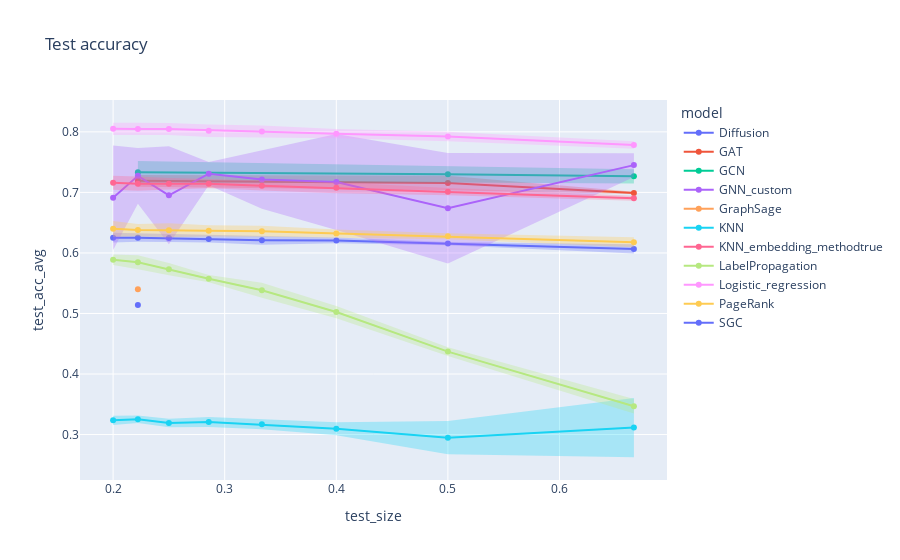

Notebook code for this chart:
### Markdown cell above
`Wikivitals-fr`

### Code cell
# Compute average and standard deviation according to values of k
grouped = df.groupby(['dataset', 'model', 'k', 'train_size', 'test_size'])[['train_acc', 'test_acc']].agg({'train_acc': ['mean', 'std'], 'test_acc': ['mean', 'std']}).reset_index()
grouped.columns = ['dataset', 'model', 'k', 'train_size', 'test_size', 'train_acc_avg', 'train_acc_std', 'test_acc_avg', 'test_acc_std', ]
grouped

# Test split
for error_y_mode in {'band'}:
    fig = line(
        data_frame = grouped[grouped['dataset']=='wikivitals-fr'],
        x = 'test_size',
        y = 'test_acc_avg',
        error_y = 'test_acc_std',
        error_y_mode = error_y_mode,
        color = 'model',
        title = f'Test accuracy',
        markers = '.',
    )
    fig.show()

### Figure 1 — Plotly figure (JSON) as saved in the notebook; plotly's stock layout.template omitted (floating-point values rounded to 4 significant figures)
{"data": [{"fill": "toself", "fillcolor": "rgba(99,110,250,.3)", "hoverinfo": "skip", "legendgroup": "Diffusion", "line": {"color": "rgba(255,255,255,0)"}, "showlegend": false, "type": "scatter", "x": [0.6667, 0.5, 0.4, 0.3333, 0.2857, 0.25, 0.2222, 0.2, 0.2, 0.2222, 0.25, 0.2857, 0.3333, 0.4, 0.5, 0.6667], "xaxis": "x", "y": [0.6142, 0.6182, 0.6254, 0.6279, 0.629, 0.6309, 0.6321, 0.6333, 0.6171, 0.6185, 0.618, 0.6173, 0.6137, 0.6161, 0.6129, 0.599], "yaxis": "y"}, {"hovertemplate": "model=Diffusion<br>test_size=%{x}<br>test_acc_avg=%{y}<extra></extra>", "legendgroup": "Diffusion", "line": {"color": "#636efa", "dash": "solid"}, "marker": {"symbol": "circle"}, "mode": "lines+markers", "name": "Diffusion", "orientation": "v", "showlegend": true, "type": "scatter", "x": [0.6667, 0.5, 0.4, 0.3333, 0.2857, 0.25, 0.2222, 0.2], "xaxis": "x", "y": [0.6066, 0.6155, 0.6207, 0.6208, 0.6231, 0.6245, 0.6253, 0.6252], "yaxis": "y"}, {"fill": "toself", "fillcolor": "rgba(239,85,59,.3)", "hoverinfo": "skip", "legendgroup": "GAT", "line": {"color": "rgba(255,255,255,0)"}, "showlegend": false, "type": "scatter", "x": [0.6667, 0.5, 0.2222, 0.2222, 0.5, 0.6667], "xaxis": "x", "y": [0.7011, 0.7276, 0.7289, 0.7094, 0.7036, 0.6973], "yaxis": "y"}, {"hovertemplate": "model=GAT<br>test_size=%{x}<br>test_acc_avg=%{y}<extra></extra>", "legendgroup": "GAT", "line": {"color": "#EF553B", "dash": "solid"}, "marker": {"symbol": "circle"}, "mode": "lines+markers", "name": "GAT", "orientation": "v", "showlegend": true, "type": "scatter", "x": [0.6667, 0.5, 0.2222], "xaxis": "x", "y": [0.6992, 0.7156, 0.7192], "yaxis": "y"}, {"fill": "toself", "fillcolor": "rgba(0,204,150,.3)", "hoverinfo": "skip", "legendgroup": "GCN", "line": {"color": "rgba(255,255,255,0)"}, "showlegend": false, "type": "scatter", "x": [0.6667, 0.5, 0.2222, 0.2222, 0.5, 0.6667], "xaxis": "x", "y": [0.7384, 0.7433, 0.7519, 0.7147, 0.7164, 0.7148], "yaxis": "y"}, {"hovertemplate": "model=GCN<br>test_size=%{x}<br>test_acc_avg=%{y}<extra></extra>", "legendgroup": "GCN", "line": {"color": "#00cc96", "dash": "solid"}, "marker": {"symbol": "circle"}, "mode": "lines+markers", "name": "GCN", "orientation": "v", "showlegend": true, "type": "scatter", "x": [0.6667, 0.5, 0.2222], "xaxis": "x", "y": [0.7266, 0.7299, 0.7333], "yaxis": "y"}, {"fill": "toself", "fillcolor": "rgba(171,99,250,.3)", "hoverinfo": "skip", "legendgroup": "GNN_custom", "line": {"color": "rgba(255,255,255,0)"}, "showlegend": false, "type": "scatter", "x": [0.6667, 0.5, 0.4, 0.3333, 0.2857, 0.25, 0.2222, 0.2, 0.2, 0.2222, 0.25, 0.2857, 0.3333, 0.4, 0.5, 0.6667], "xaxis": "x", "y": [0.7646, 0.7653, 0.7966, 0.7698, 0.75, 0.7762, 0.7735, 0.7774, 0.605, 0.6811, 0.6143, 0.7116, 0.6729, 0.6381, 0.5826, 0.7255], "yaxis": "y"}, {"hovertemplate": "model=GNN_custom<br>test_size=%{x}<br>test_acc_avg=%{y}<extra></extra>", "legendgroup": "GNN_custom", "line": {"color": "#ab63fa", "dash": "solid"}, "marker": {"symbol": "circle"}, "mode": "lines+markers", "name": "GNN_custom", "orientation": "v", "showlegend": true, "type": "scatter", "x": [0.6667, 0.5, 0.4, 0.3333, 0.2857, 0.25, 0.2222, 0.2], "xaxis": "x", "y": [0.7451, 0.6739, 0.7173, 0.7214, 0.7308, 0.6952, 0.7273, 0.6912], "yaxis": "y"}, {"fill": "toself", "fillcolor": "rgba(255,161,90,.3)", "hoverinfo": "skip", "legendgroup": "GraphSage", "line": {"color": "rgba(255,255,255,0)"}, "showlegend": false, "type": "scatter", "x": [0.2222, 0.2222], "xaxis": "x", "y": [0.5849, 0.4953], "yaxis": "y"}, {"hovertemplate": "model=GraphSage<br>test_size=%{x}<br>test_acc_avg=%{y}<extra></extra>", "legendgroup": "GraphSage", "line": {"color": "#FFA15A", "dash": "solid"}, "marker": {"symbol": "circle"}, "mode": "lines+markers", "name": "GraphSage", "orientation": "v", "showlegend": true, "type": "scatter", "x": [0.2222], "xaxis": "x", "y": [0.5401], "yaxis": "y"}, {"fill": "toself", "fillcolor": "rgba(25,211,243,.3)", "hoverinfo": "skip", "legendgroup": "KNN", "line": {"color": "rgba(255,255,255,0)"}, "showlegend": false, "type": "scatter", "x": [0.6667, 0.5, 0.4, 0.3333, 0.2857, 0.25, 0.2222, 0.2, 0.2, 0.2222, 0.25, 0.2857, 0.3333, 0.4, 0.5, 0.6667], "xaxis": "x", "y": [0.3604, 0.3222, 0.3203, 0.3251, 0.3292, 0.3262, 0.3315, 0.3312, 0.3157, 0.3192, 0.312, 0.3125, 0.3086, 0.299, 0.2673, 0.2625], "yaxis": "y"}, {"hovertemplate": "model=KNN<br>test_size=%{x}<br>test_acc_avg=%{y}<extra></extra>", "legendgroup": "KNN", "line": {"color": "#19d3f3", "dash": "solid"}, "marker": {"symbol": "circle"}, "mode": "lines+markers", "name": "KNN", "orientation": "v", "showlegend": true, "type": "scatter", "x": [0.6667, 0.5, 0.4, 0.3333, 0.2857, 0.25, 0.2222, 0.2], "xaxis": "x", "y": [0.3115, 0.2948, 0.3097, 0.3168, 0.3208, 0.3191, 0.3254, 0.3234], "yaxis": "y"}, {"fill": "toself", "fillcolor": "rgba(255,102,146,.3)", "hoverinfo": "skip", "legendgroup": "KNN_embedding_methodtrue", "line": {"color": "rgba(255,255,255,0)"}, "showlegend": false, "type": "scatter", "x": [0.6667, 0.5, 0.4, 0.3333, 0.2857, 0.25, 0.2222, 0.2, 0.2, 0.2222, 0.25, 0.2857, 0.3333, 0.4, 0.5, 0.6667], "xaxis": "x", "y": [0.6944, 0.7074, 0.7167, 0.7193, 0.7217, 0.7236, 0.7261, 0.7276, 0.7045, 0.7029, 0.7048, 0.7068, 0.703, 0.6986, 0.6952, 0.686], "yaxis": "y"}, {"hovertemplate": "model=KNN_embedding_methodtrue<br>test_size=%{x}<br>test_acc_avg=%{y}<extra></extra>", "legendgroup": "KNN_embedding_methodtrue", "line": {"color": "#FF6692", "dash": "solid"}, "marker": {"symbol": "circle"}, "mode": "lines+markers", "name": "KNN_embedding_methodtrue", "orientation": "v", "showlegend": true, "type": "scatter", "x": [0.6667, 0.5, 0.4, 0.3333, 0.2857, 0.25, 0.2222, 0.2], "xaxis": "x", "y": [0.6902, 0.7013, 0.7077, 0.7111, 0.7142, 0.7142, 0.7145, 0.7161], "yaxis": "y"}, {"fill": "toself", "fillcolor": "rgba(182,232,128,.3)", "hoverinfo": "skip", "legendgroup": "LabelPropagation", "line": {"color": "rgba(255,255,255,0)"}, "showlegend": false, "type": "scatter", "x": [0.6667, 0.5, 0.4, 0.3333, 0.2857, 0.25, 0.2222, 0.2, 0.2, 0.2222, 0.25, 0.2857, 0.3333, 0.4, 0.5, 0.6667], "xaxis": "x", "y": [0.3586, 0.4443, 0.5126, 0.5506, 0.5636, 0.5833, 0.5962, 0.5974, 0.5801, 0.5732, 0.563, 0.5514, 0.5259, 0.4922, 0.4297, 0.3348], "yaxis": "y"}, {"hovertemplate": "model=LabelPropagation<br>test_size=%{x}<br>test_acc_avg=%{y}<extra></extra>", "legendgroup": "LabelPropagation", "line": {"color": "#B6E880", "dash": "solid"}, "marker": {"symbol": "circle"}, "mode": "lines+markers", "name": "LabelPropagation", "orientation": "v", "showlegend": true, "type": "scatter", "x": [0.6667, 0.5, 0.4, 0.3333, 0.2857, 0.25, 0.2222, 0.2], "xaxis": "x", "y": [0.3467, 0.437, 0.5024, 0.5383, 0.5575, 0.5732, 0.5847, 0.5887], "yaxis": "y"}, {"fill": "toself", "fillcolor": "rgba(255,151,255,.3)", "hoverinfo": "skip", "legendgroup": "Logistic_regression", "line": {"color": "rgba(255,255,255,0)"}, "showlegend": false, "type": "scatter", "x": [0.6667, 0.5, 0.4, 0.3333, 0.2857, 0.25, 0.2222, 0.2, 0.2, 0.2222, 0.25, 0.2857, 0.3333, 0.4, 0.5, 0.6667], "xaxis": "x", "y": [0.7846, 0.8003, 0.8048, 0.8106, 0.8121, 0.8147, 0.815, 0.8151, 0.7949, 0.7945, 0.7949, 0.7917, 0.7902, 0.7894, 0.7847, 0.7723], "yaxis": "y"}, {"hovertemplate": "model=Logistic_regression<br>test_size=%{x}<br>test_acc_avg=%{y}<extra></extra>", "legendgroup": "Logistic_regression", "line": {"color": "#FF97FF", "dash": "solid"}, "marker": {"symbol": "circle"}, "mode": "lines+markers", "name": "Logistic_regression", "orientation": "v", "showlegend": true, "type": "scatter", "x": [0.6667, 0.5, 0.4, 0.3333, 0.2857, 0.25, 0.2222, 0.2], "xaxis": "x", "y": [0.7784, 0.7925, 0.7971, 0.8004, 0.8019, 0.8048, 0.8048, 0.805], "yaxis": "y"}, {"fill": "toself", "fillcolor": "rgba(254,203,82,.3)", "hoverinfo": "skip", "legendgroup": "PageRank", "line": {"color": "rgba(255,255,255,0)"}, "showlegend": false, "type": "scatter", "x": [0.6667, 0.5, 0.4, 0.3333, 0.2857, 0.25, 0.2222, 0.2, 0.2, 0.2222, 0.25, 0.2857, 0.3333, 0.4, 0.5, 0.6667], "xaxis": "x", "y": [0.626, 0.6324, 0.6387, 0.645, 0.6458, 0.649, 0.648, 0.6529, 0.6268, 0.6276, 0.6261, 0.6273, 0.6268, 0.6254, 0.6225, 0.6095], "yaxis": "y"}, {"hovertemplate": "model=PageRank<br>test_size=%{x}<br>test_acc_avg=%{y}<extra></extra>", "legendgroup": "PageRank", "line": {"color": "#FECB52", "dash": "solid"}, "marker": {"symbol": "circle"}, "mode": "lines+markers", "name": "PageRank", "orientation": "v", "showlegend": true, "type": "scatter", "x": [0.6667, 0.5, 0.4, 0.3333, 0.2857, 0.25, 0.2222, 0.2], "xaxis": "x", "y": [0.6178, 0.6275, 0.632, 0.6359, 0.6366, 0.6376, 0.6378, 0.6398], "yaxis": "y"}, {"fill": "toself", "fillcolor": "rgba(99,110,250,.3)", "hoverinfo": "skip", "legendgroup": "SGC", "line": {"color": "rgba(255,255,255,0)"}, "showlegend": false, "type": "scatter", "x": [0.2222, 0.2222], "xaxis": "x", "y": [0.5536, 0.4742], "yaxis": "y"}, {"hovertemplate": "model=SGC<br>test_size=%{x}<br>test_acc_avg=%{y}<extra></extra>", "legendgroup": "SGC", "line": {"color": "#636efa", "dash": "solid"}, "marker": {"symbol": "circle"}, "mode": "lines+markers", "name": "SGC", "orientation": "v", "showlegend": true, "type": "scatter", "x": [0.2222], "xaxis": "x", "y": [0.5139], "yaxis": "y"}], "layout": {"legend": {"title": {"text": "model"}, "tracegroupgap": 0}, "title": {"text": "Test accuracy"}, "xaxis": {"anchor": "y", "domain": [0, 1], "title": {"text": "test_size"}}, "yaxis": {"anchor": "x", "domain": [0, 1], "title": {"text": "test_acc_avg"}}}}
